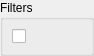
<?xml version="1.0" encoding="UTF-8"?>
<ui version="4.0">
 <class>FiltersGroupBox</class>
 <widget class="QWidget" name="FiltersGroupBox">
  <property name="geometry">
   <rect>
    <x>0</x>
    <y>0</y>
    <width>94</width>
    <height>55</height>
   </rect>
  </property>
  <property name="windowTitle">
   <string>Form</string>
  </property>
  <layout class="QGridLayout" name="gridLayout_2">
   <property name="margin">
    <number>0</number>
   </property>
   <item row="0" column="0">
    <widget class="QGroupBox" name="groupBox">
     <property name="title">
      <string>Filters</string>
     </property>
     <layout class="QGridLayout" name="gridLayout">
      <property name="margin">
       <number>9</number>
      </property>
      <item row="0" column="0">
       <widget class="QCheckBox" name="checkBox">
        <property name="toolTip">
         <string>&lt;html&gt;&lt;head/&gt;&lt;body&gt;&lt;p&gt;Turn on image filters&lt;/p&gt;&lt;/body&gt;&lt;/html&gt;</string>
        </property>
        <property name="text">
         <string/>
        </property>
       </widget>
      </item>
      <item row="0" column="1">
       <widget class="QLabel" name="label">
        <property name="sizePolicy">
         <sizepolicy hsizetype="Expanding" vsizetype="Preferred">
          <horstretch>0</horstretch>
          <verstretch>0</verstretch>
         </sizepolicy>
        </property>
        <property name="text">
         <string/>
        </property>
       </widget>
      </item>
     </layout>
    </widget>
   </item>
  </layout>
 </widget>
 <resources/>
 <connections/>
</ui>
